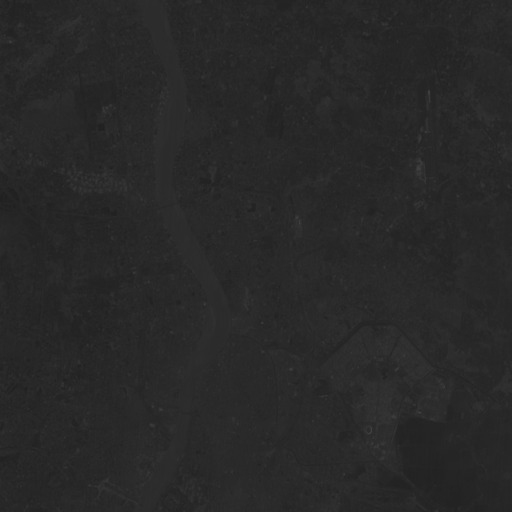
#> input picture src/band1.jpg, 512 x 512 px
$ jupyter execute --allow-errors 'Bayes Classifier.ipynb'
#> lines starting #> are read from the running program, lines starting #| are printed output that depends on the picture
### Importing Libraries

[cell 1]
import numpy as np      #To perform operations on array
import cv2
import math
from PIL import Image

### Mean Calculation

[cell 2]
# Calculates mean column-wise
# input -> mxn matrix
# output -> 1xn matrix
# [7 lines left out: function mean_0, not called in this run]

### Covariance Calculation

[cell 3]
# Calculates the covariance
# input -> a matrix mxn
# output -> covariance matrix nxn
# [11 lines left out: functions calcCov, cov, not called in this run]

### Mahalanobis Distance

[cell 4]
# Calculates Mahalanobis distance between 2 points
# inputs -> 2 points p1, p2; inverse matrix X
# output -> scalar distance
# [4 lines left out: function mahalanobis_distance, not called in this run]

### Loading Images

[cell 5]
# Load 4 band images of 512x512
imglist = 'band1.jpg', 'band2.jpg', 'band3.jpg','band4.jpg'
band_img = []
# Load in the images
for img in imglist:
    band_img.append(cv2.imread(img,0))

[cell 6]
np.array(band_img).shape
#> Out = (4, 512, 512)

### Training Coordinates

#> (a cell that did not finish here is left out)

### Training Data

[cell 8]
# Gets the coordinates and return the pixel value
# Inputs -> image(512x512x4); XY containing n coordinates
# Output -> np.array X_train nx4
# [6 lines left out: function get_dataset, not called in this run]

#### River Dataset

#> (a cell that did not finish here is left out)

#### Non-River Dataset

#> (a cell that did not finish here is left out)

### Mean

#> (a cell that did not finish here is left out)

#> (a cell that did not finish here is left out)

### Covariance Matrix

#> (a cell that did not finish here is left out)

#> (a cell that did not finish here is left out)

[cell 15]
# test_data is the 4 band images of 512x512
# Transposing the test_data so as to make it 512x512x4 (for ease of processing)
test_data = np.array(band_img).T
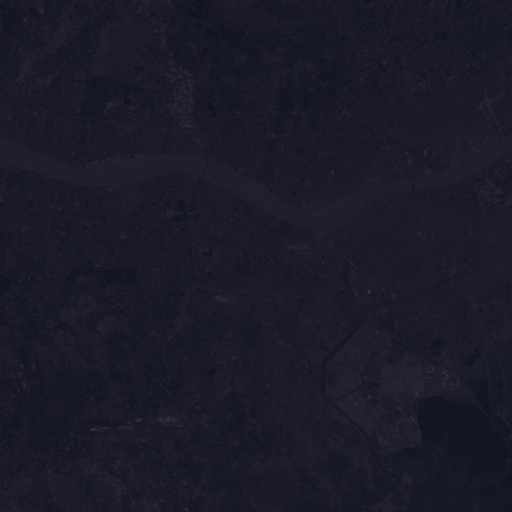
#> test_data: shape (512, 512, 4); mean of channels 0, 1, 2, 3 40.6, 25.7, 26.5, 33.6; drawn as B, G, R
test_data.shape
#> Out = (512, 512, 4)
